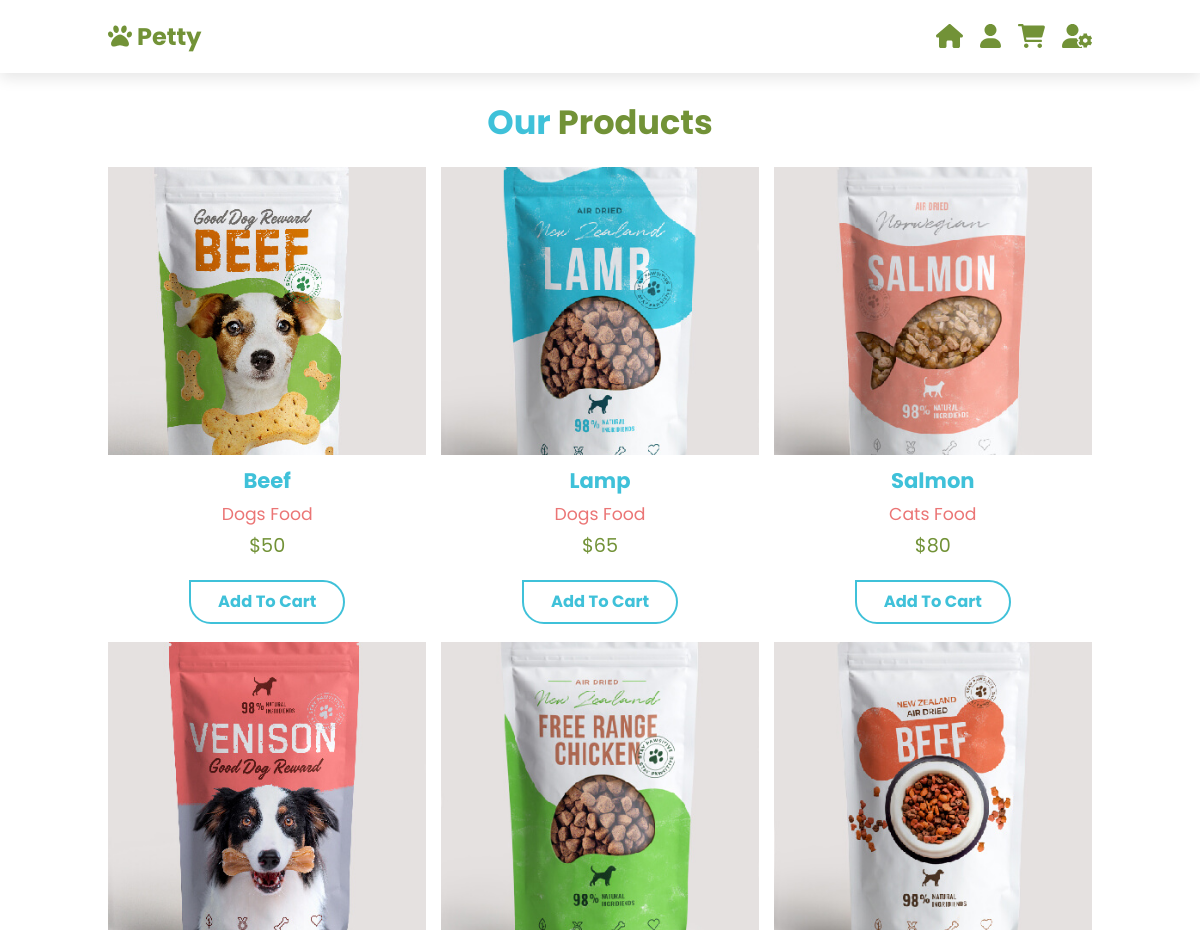
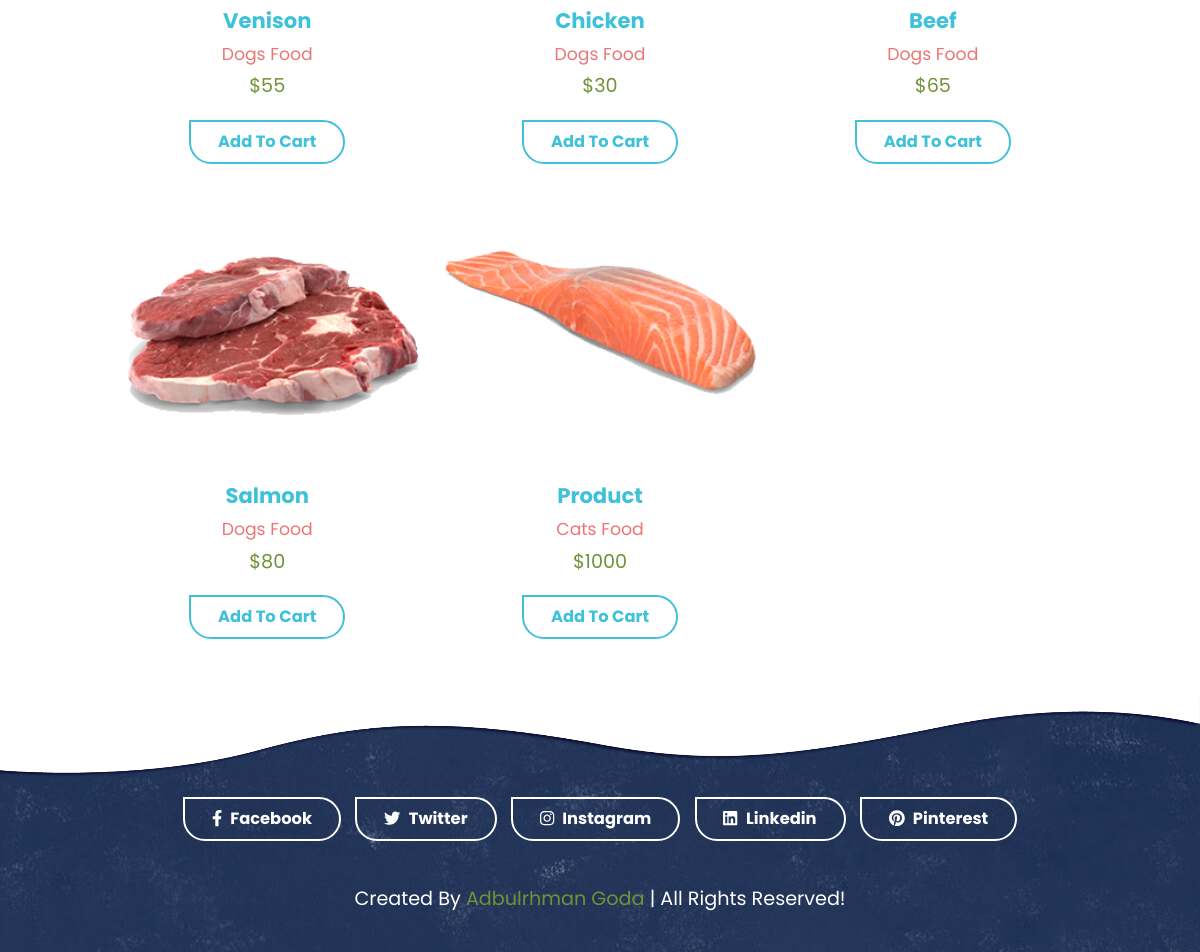
The page /shop.php on the database its author committed (2 pictures, top to bottom).
### tables this page shows
CREATE TABLE `products` (
  `id` int(11) NOT NULL,
  `ProdName` varchar(100) NOT NULL,
  `ProdCategory` varchar(100) NOT NULL,
  `ProdPrice` int(11) NOT NULL,
  `ProdCounts` int(11) NOT NULL,
  `ProdImage` varchar(100) NOT NULL
);

### shop.php (the view, shortened to what this page needs)
<!DOCTYPE html>
<html lang="en">
<head>
  <link rel="stylesheet" href="https://cdnjs.cloudflare.com/ajax/libs/font-awesome/6.2.0/css/all.min.css">
  <link rel="stylesheet" href="css/style.css">
</head>
<body>
  <header class="header">
    <a href="index.php" class="logo"> <i class="fas fa-paw"></i> Petty </a>
    <div class="icons">
      <a href="index.php" class="home-btn"><i class="fas fa-home"></i></a>
      <a href="login.php" class="login-btn"><i class="fas fa-user"></i></a>
      <a href="cart.php" id="bag-btn" class=" bag-btn"><?php
            ?><i class="fas fa-shopping-cart"></i></a>
      <a id="admin-btn" href="adminLogin.php"><i class="fas fa-user-gear"></i></a>
    </div>
  </header>
  <section class="shop margpage" id="shop">
    <h1 class="heading"> our <span> products </span> </h1>
    <div class="box-container">
      <?php
            include('config.php');
            $result = mysqli_query($con, "SELECT * FROM products");
            while($row = mysqli_fetch_array($result)){
                echo "
                    <div class='box'>
                        <div class='icons'>
                            <a href='shop.php?add_one=$row[id]'><i class='fas fa-shopping-cart'></i></a>
                            <a href='#' class='fav'><i class='fas fa-heart'></i></a>
                            <a href='#' class='view'><i class='fas fa-eye'></i></a>
                        </div>
                        <div class='image'>
                            <img src='$row[ProdImage]' alt='$row[id]'>
                        </div>
                        <div class='content'>
                            <h3>$row[ProdName]</h3>
                            <p> $row[ProdCategory] Food</p>
                            <div class='amount'> $$row[ProdPrice]</div>
                        </div>
                            <a href='shop.php?add_one=$row[id]' class='btn'>Add to cart</a><br>
                    </div>
                ";
            }
        ?>
    </div>
  </section>
  <section class="footer">
    <img src="image/top_wave.png" alt="">
    <div class="share">
      <a href="#" class="btn"> <i class="fab fa-facebook-f"></i> facebook </a>
      <a href="#" class="btn"> <i class="fab fa-twitter"></i> twitter </a>
      <a href="#" class="btn"> <i class="fab fa-instagram"></i> instagram </a>
      <a href="#" class="btn"> <i class="fab fa-linkedin"></i> linkedin </a>
      <a href="#" class="btn"> <i class="fab fa-pinterest"></i> pinterest </a>
    </div>
    <div class="credit"> created by <span> Adbulrhman Goda </span> | all rights reserved! </div>
  </section>
</body>
</html>

### css/style.css (style rules this page uses)
:root { --mcolor: #729237; --scolor: #34537f; --tcolor: #e98949; --fcolor: #eb7575; --scolor: #3fc1d9; }
* { font-family: "Poppins", sans-serif; margin: 0; padding: 0; -webkit-box-sizing: border-box; box-sizing: border-box; outline: none; border: none; text-decoration: none; text-transform: capitalize; -webkit-transition: 0.2s linear; transition: 0.2s linear; }
html { font-size: 60%; overflow-x: hidden; scroll-behavior: smooth; scroll-padding-top: 4rem; }
section { padding: 5rem 9%; }
.margpage { margin-top: 50px; }
.heading { padding-bottom: 2rem; text-align: center; font-size: 3.5rem; color: var(--scolor); }
.heading span { color: var(--mcolor); }
.btn { display: inline-block; margin-top: 1rem; padding: 0.8rem 2.8rem; border-radius: 5rem; border-top-left-radius: 0; border: 0.25rem solid var(--scolor); cursor: pointer; background: none; color: var(--scolor); font-size: 1.7rem; font-weight: bold; overflow: hidden; z-index: 0; position: relative; }
.header { background: #fff; display: flex; -webkit-box-align: center; align-items: center; -webkit-box-pack: justify; justify-content: space-between; padding: 2rem 9%; -webkit-box-shadow: 0 0.5rem 1.5rem rgba(0, 0, 0, 0.1); box-shadow: 0 0.5rem 1.5rem rgba(0, 0, 0, 0.1); position: fixed; top: 0; left: 0; right: 0; z-index: 1000; }
.header .logo { font-size: 2.5rem; color: var(--mcolor); font-weight: bolder; }
.header .icons a { font-size: 2.5rem; margin-left: 1.5rem; color: var(--mcolor); cursor: pointer; }
.icons > a { position: relative; }
.shop .box-container { display: grid; grid-template-columns: repeat(auto-fit, minmax(28rem, 1fr)); gap: 1.5rem; }
.shop .box-container .box { position: relative; overflow: hidden; text-align: center; }
.shop .box-container .box .image { height: 30rem; width: 100%; overflow: hidden; }
.shop .box-container .box .image img { height: 100%; width: 100%; -o-object-fit: cover; object-fit: cover; }
.shop .box-container .box .content { padding: 1rem 0; text-align: center; }
.shop .box-container .box .content h3 { font-size: 2.2rem; color: var(--scolor); padding-bottom: 0.5rem; }
.shop .box-container .box .content p { font-size: 1.8rem; color: var(--fcolor); padding-bottom: 0.5rem; }
.shop .box-container .box .content .amount { font-size: 2rem; color: var(--mcolor); }
.footer { position: relative; background: url(../image/footer_background.jpg) no-repeat; background-position: center; background-size: center; padding-top: 10rem; padding-bottom: 2rem; }
.footer img { position: absolute; top: 0; left: 0; height: 10rem; width: 100%; }
.footer .share { display: flex; -webkit-box-pack: center; justify-content: center; flex-wrap: wrap; gap: 1.5rem; }
.footer .share a { color: #fff; border-color: #fff; }
.footer .share a::before { background: #fff; }
.footer .share a svg { padding-right: 0.5rem; }
.footer .credit { text-align: center; color: #fff; font-size: 2rem; padding: 2rem 1rem; margin-top: 2.5rem; }
.footer .credit span { color: var(--mcolor); }

### rows shown on the page
products: ProdImage (picture), ProdName "Beef", ProdCategory "Dogs", ProdPrice "50"
products: ProdImage (picture), ProdName "Lamp", ProdCategory "Dogs", ProdPrice "65"
products: ProdImage (picture), ProdName "Salmon", ProdCategory "Cats", ProdPrice "80"
products: ProdImage (picture), ProdName "Venison", ProdCategory "Dogs", ProdPrice "55"
products: ProdImage (picture), ProdName "Chicken", ProdCategory "Dogs", ProdPrice "30"
products: ProdImage (picture), ProdName "Beef", ProdCategory "Dogs", ProdPrice "65"
products: ProdImage (picture), ProdName "Salmon", ProdCategory "Dogs", ProdPrice "80"
products: ProdImage (picture), ProdName "Product", ProdCategory "Cats", ProdPrice "1000"
